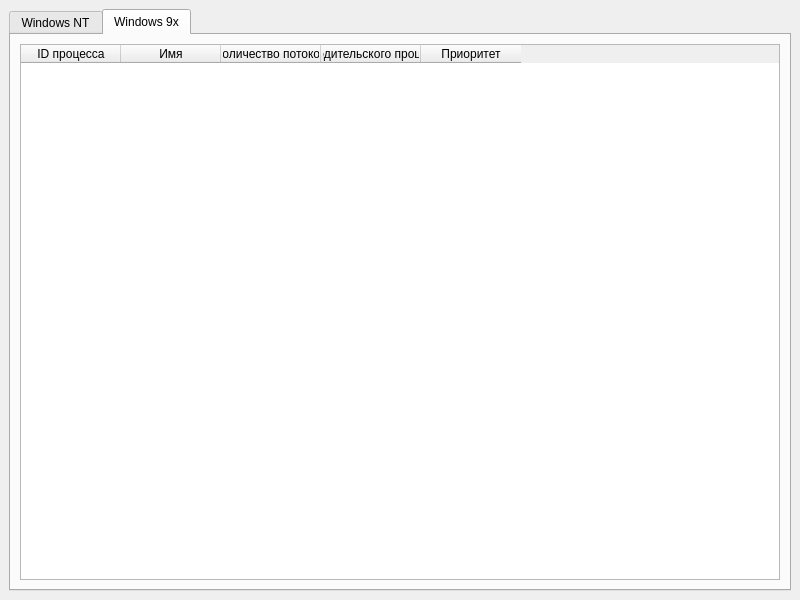
<?xml version="1.0" encoding="UTF-8"?>
<ui version="4.0">
 <class>MainWindow</class>
 <widget class="QMainWindow" name="MainWindow">
  <property name="geometry">
   <rect>
    <x>0</x>
    <y>0</y>
    <width>800</width>
    <height>600</height>
   </rect>
  </property>
  <property name="windowTitle">
   <string>MainWindow</string>
  </property>
  <widget class="QWidget" name="centralwidget">
   <layout class="QVBoxLayout" name="verticalLayout">
    <item>
     <widget class="QTabWidget" name="tabWidget">
      <property name="currentIndex">
       <number>1</number>
      </property>
      <widget class="QWidget" name="NT_tab">
       <attribute name="title">
        <string>Windows NT</string>
       </attribute>
       <layout class="QVBoxLayout" name="verticalLayout_2">
        <item>
         <widget class="QTabWidget" name="tabWidget_2">
          <property name="currentIndex">
           <number>0</number>
          </property>
          <widget class="QWidget" name="proc_NT_tab">
           <attribute name="title">
            <string>Процессы</string>
           </attribute>
           <layout class="QVBoxLayout" name="verticalLayout_4">
            <item>
             <widget class="QTableWidget" name="pr_table_NT">
              <column>
               <property name="text">
                <string>ID</string>
               </property>
              </column>
              <column>
               <property name="text">
                <string>Имя</string>
               </property>
              </column>
             </widget>
            </item>
           </layout>
          </widget>
          <widget class="QWidget" name="dr_NT_tab">
           <attribute name="title">
            <string>Драйверы</string>
           </attribute>
           <layout class="QVBoxLayout" name="verticalLayout_5">
            <item>
             <widget class="QTableWidget" name="drivers_table_NT">
              <column>
               <property name="text">
                <string>Базовый адрес</string>
               </property>
              </column>
              <column>
               <property name="text">
                <string>Имя</string>
               </property>
              </column>
             </widget>
            </item>
           </layout>
          </widget>
         </widget>
        </item>
       </layout>
      </widget>
      <widget class="QWidget" name="tab_9x">
       <attribute name="title">
        <string>Windows 9x</string>
       </attribute>
       <layout class="QVBoxLayout" name="verticalLayout_3">
        <item>
         <widget class="QTableWidget" name="proc_table">
          <column>
           <property name="text">
            <string>ID процесса</string>
           </property>
          </column>
          <column>
           <property name="text">
            <string>Имя</string>
           </property>
          </column>
          <column>
           <property name="text">
            <string>Количество потоков</string>
           </property>
          </column>
          <column>
           <property name="text">
            <string>ID родительского процесса</string>
           </property>
          </column>
          <column>
           <property name="text">
            <string>Приоритет</string>
           </property>
          </column>
         </widget>
        </item>
       </layout>
      </widget>
     </widget>
    </item>
   </layout>
  </widget>
 </widget>
 <resources/>
 <connections/>
</ui>
